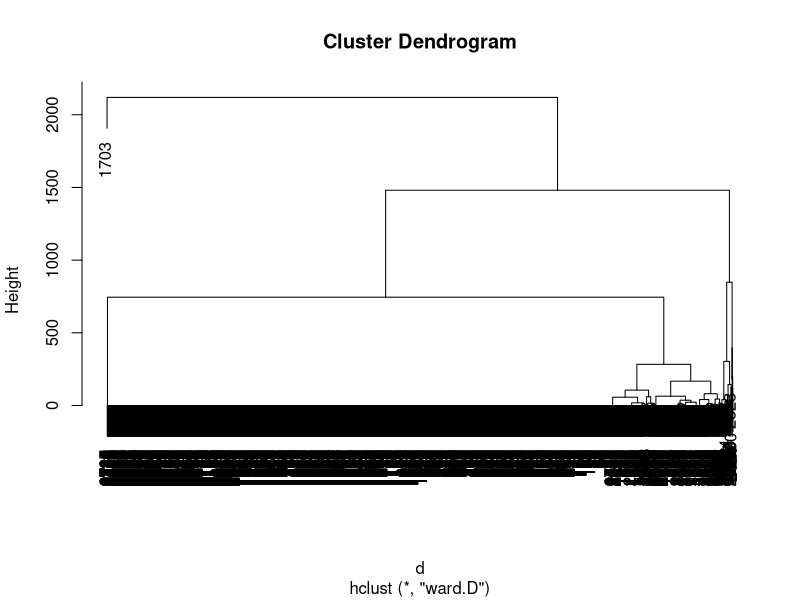
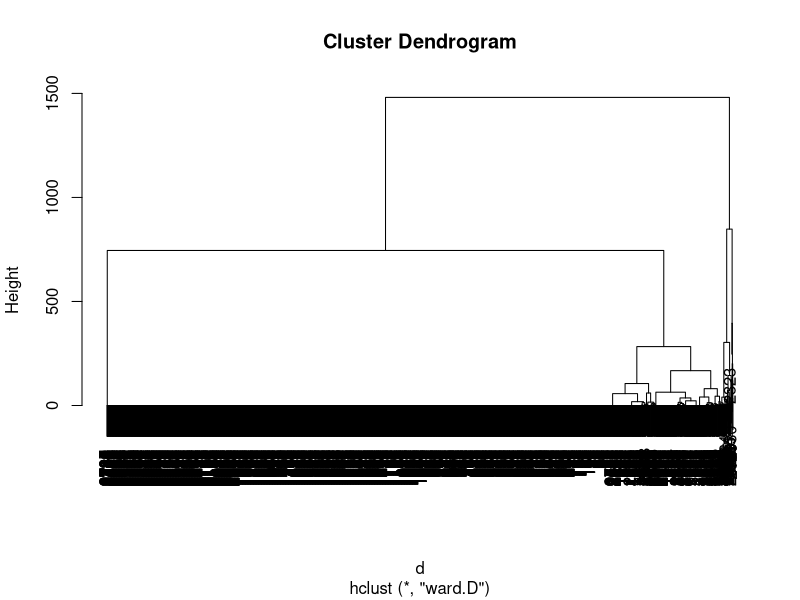
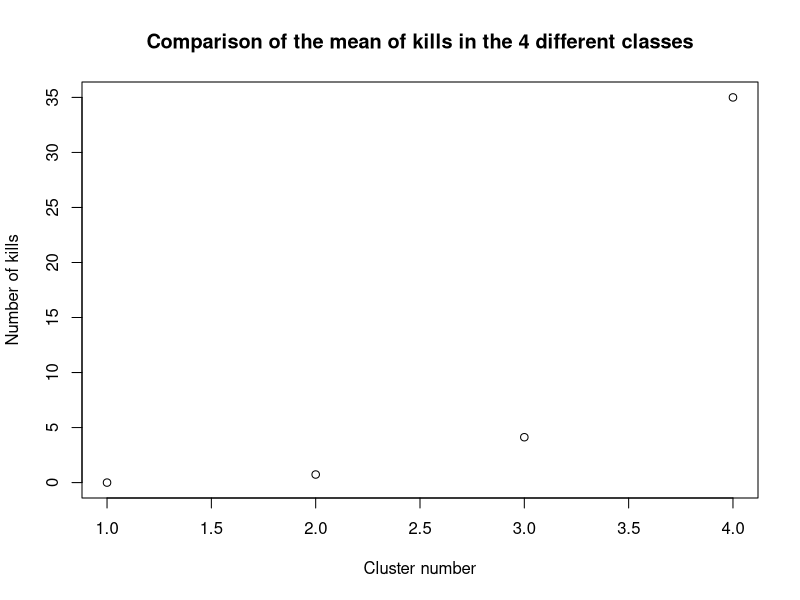
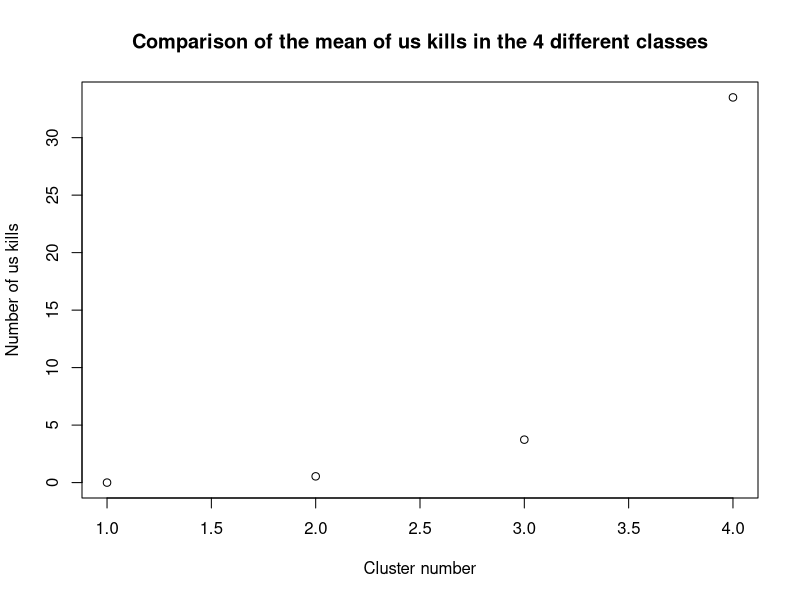
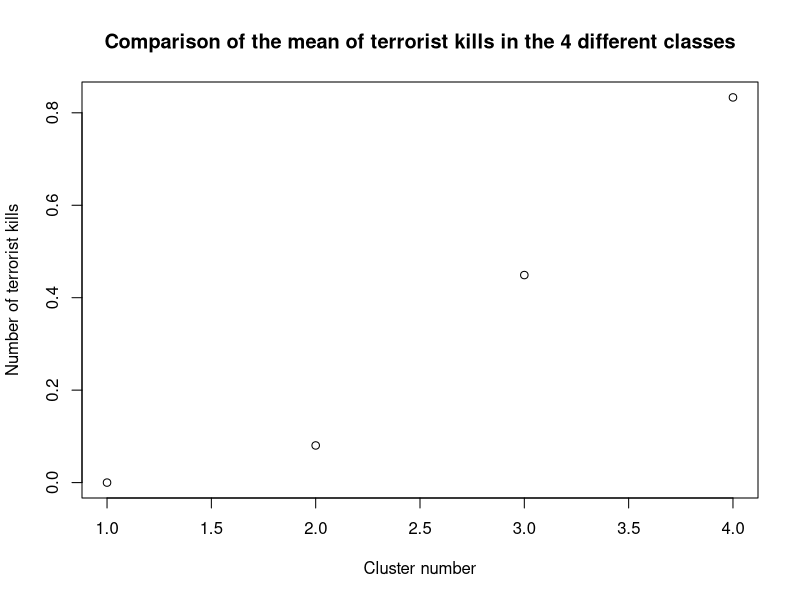
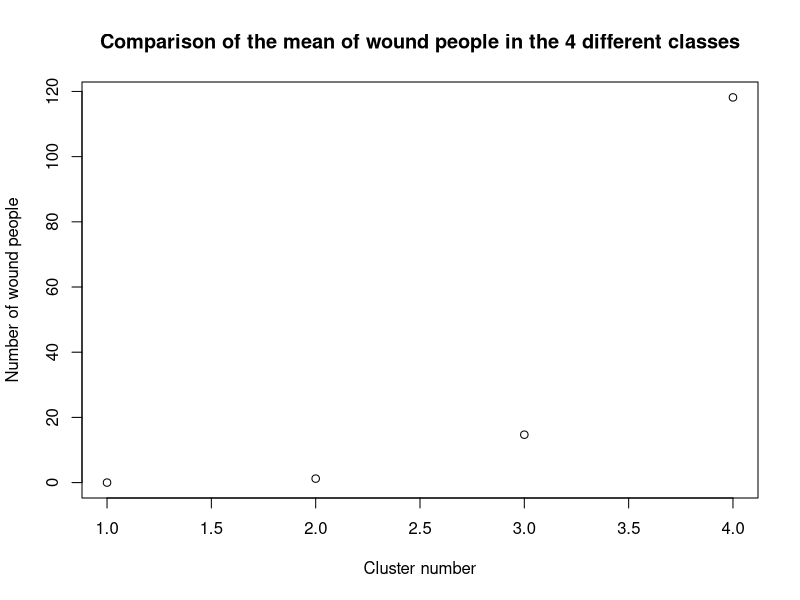
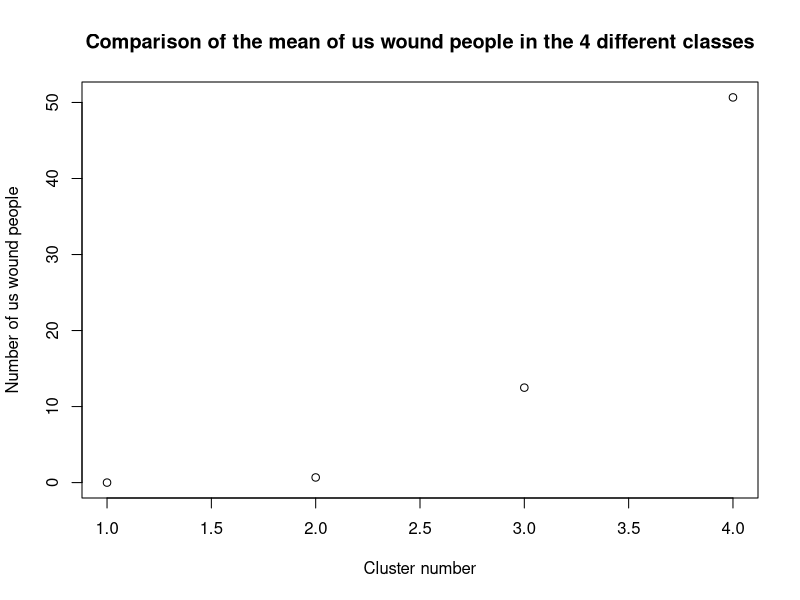
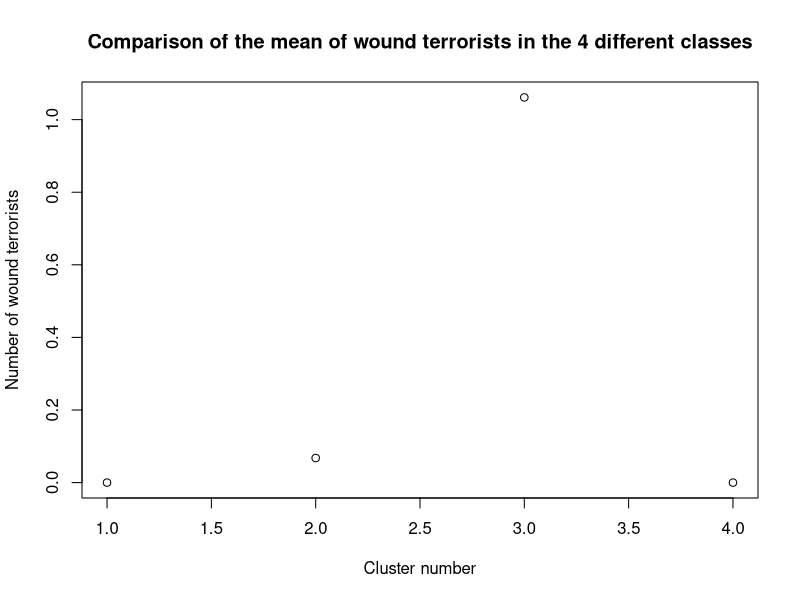

The R source for these figures, in order: (Note: this script raises an error after producing the figures.)
## ---- chunk 1
knitr::opts_chunk$set(echo = TRUE)
## ---- chunk 2
if(!require("cluster"))install.packages("cluster"); require("cluster")
## ---- chunk 3
mydata = read.csv("../datasets/longitudeFixed.csv")
## ---- chunk 4
names(mydata)
## ---- chunk 5
mydata$nkillter[which(is.na(mydata$nkillter))] <- 0
mydata$nwoundus[which(is.na(mydata$nwoundus))] <- 0
mydata$nwoundte[which(is.na(mydata$nwoundte))] <- 0
## ---- chunk 6
mydatanumeric <- data.frame (mydata$nkill,mydata$nkillus,mydata$nkillter,mydata$nwound,mydata$nwoundus,mydata$nwoundte)
## ---- chunk 7
d  <- dist(mydatanumeric)
h1 <- hclust(d,method="ward.D")
plot(h1)
## ---- chunk 8
mydatanumeric <- mydatanumeric[-c(1703),] 
d  <- dist(mydatanumeric)
h1 <- hclust(d,method="ward.D")
plot(h1)
## ---- chunk 9
nc = 4
c1 <- cutree(h1,nc)
table(c1)
## ---- chunk 10
cdg <- aggregate(as.data.frame(mydatanumeric),list(c1),mean)
cdg
## ---- chunk 11
par(mfrow=c(2,3))
dev.new(width=5, height=4)
plot(cdg$mydata.nkill,cdg$mydata.Group.1,main="Comparison of the mean of kills in the 4 different classes",xlab="Cluster number",ylab="Number of kills")
plot(cdg$mydata.nkillus,cdg$mydata.Group.1,main="Comparison of the mean of us kills in the 4 different classes",xlab="Cluster number",ylab="Number of us kills")
plot(cdg$mydata.nkillter,cdg$mydata.Group.1,main="Comparison of the mean of terrorist kills in the 4 different classes",xlab="Cluster number",ylab="Number of terrorist kills")
plot(cdg$mydata.nwound,cdg$mydata.Group.1,main="Comparison of the mean of wound people in the 4 different classes",xlab="Cluster number",ylab="Number of wound people")
plot(cdg$mydata.nwoundus,cdg$mydata.Group.1,main="Comparison of the mean of us wound people in the 4 different classes",xlab="Cluster number",ylab="Number of us wound people")
plot(cdg$mydata.nwoundte,cdg$mydata.Group.1,main="Comparison of the mean of wound terrorists in the 4 different classes",xlab="Cluster number",ylab="Number of wound terrorists")
## ---- chunk 12
Bss <- sum(rowSums(cdg^2)*as.numeric(table(c1)))

Ib4 <- 100*Bss/Tss  #### ---->>>>  TSSS la pilla del kmeans
Ib4
## ---- chunk 13
#names(mydata)
actives<-c(2,4,5,7,8,9,10,11,12,13,14,16,17,18,19,20,21,22,23,26,27)
dissimMatrix <- daisy(mydata[,actives], metric = "gower", stand=TRUE)
distMatrix<-dissimMatrix^2
h1 <- hclust(distMatrix,method="ward.D") 
plot(h1)
## ---- chunk 14
c2 <- cutree(h1,4)
table(c2)
